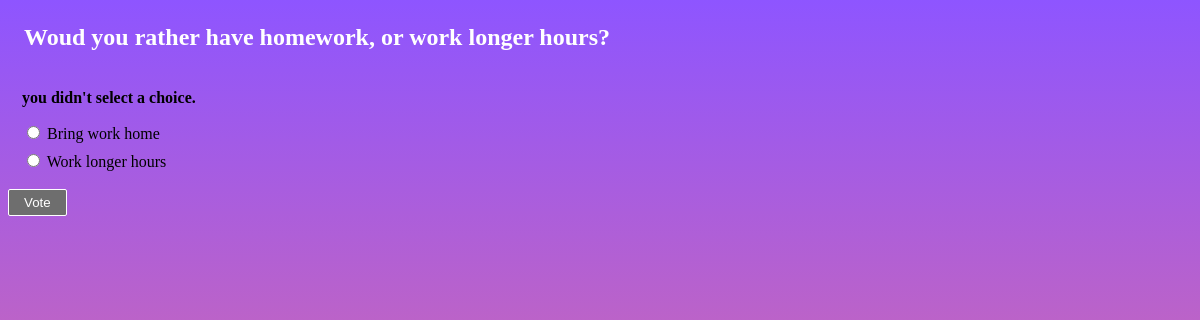
Screenshot of /3/vote/ with the database file from the repository.
### polls/models.py (models this page shows, shortened)
class Question(models.Model):
    question_text = models.CharField(max_length = 200)
    pub_date = models.DateTimeField("date published")

class Choice(models.Model):
    question = models.ForeignKey(Question, on_delete = models.CASCADE)
    choice_text = models.CharField(max_length = 200)
    votes = models.IntegerField(default = 0)

### polls/views.py (the view)
# urls.py: path("<int:question_id>/vote/", views.vote, name="vote"),
def vote(request, question_id):
    question = get_object_or_404(Question, pk = question_id)
    try:
        selected_choice = question.choice_set.get(pk = request.POST['choice'])
    except (KeyError, Choice.DoesNotExist):
        return render(
            request,
            'polls/detail.html',
            {
                'question': question,
                'error_message': "you didn't select a choice."
            },
        )
    else:
        selected_choice.votes = F('votes') + 1
        selected_choice.save()
        return HttpResponseRedirect(reverse('polls:results', args = (question_id,)))

### polls/templates/polls/detail.html (shortened to what this page needs)
{% load static %}
<link rel="stylesheet" href="{% static 'polls/detail.css' %}"/>
<form action="{% url 'polls:vote' question.id %}" method="post">
    <fieldset>
        <legend>
            <h1>{{ question.question_text }}</h1>
        </legend>
        {% if error_message %}<p><strong>{{ error_message }}</strong></p>{% endif %}
        {% for choice in question.choice_set.all %}
            <input type="radio" name="choice" id="choice{{ forloop.counter }}" value="{{ choice.id }}">
            <label for="choice{{ forloop.counter }}">{{ choice.choice_text }}</label><br>
        {% endfor %}
    </fieldset>
    <input type="submit" value="Vote">
</form>

### polls/static/polls/detail.css (style rules this page uses)
h1 { font-size: 1.5rem; color: #fff }
fieldset { border: none; }
input[type='radio'] { margin-bottom: 12px; }
input[type='submit'] { transition: .2s ease all; border: solid white 1px; padding: 5px 15px; color: #fff; background-color: rgb(110, 110, 110); border-radius: 2px; cursor: pointer; }

### rows the page displays
Question: question_text "Woud you rather have homework, or work longer hours?"
Choice: choice_text "Bring work home"
Choice: choice_text "Work longer hours"

### other values shown
{{ error_message }} "you didn't select a choice."
